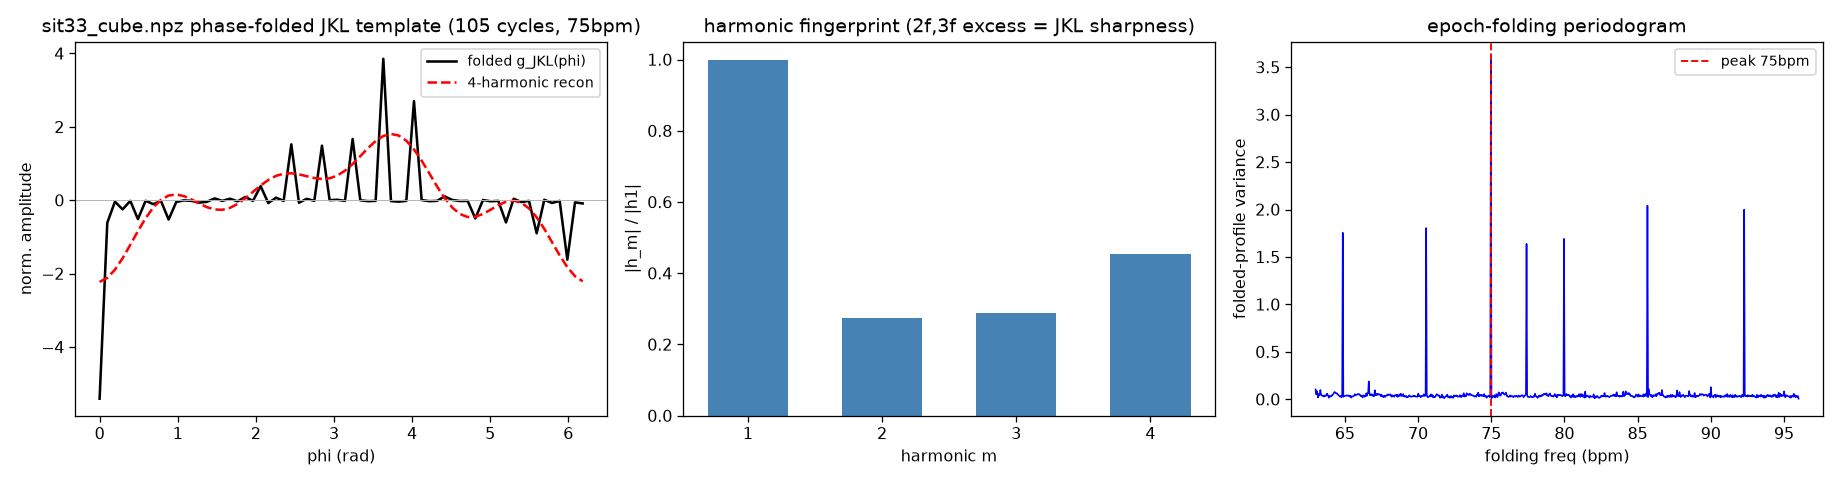

This chart was generated by the following Python code:
"""M2 step 1 — learn a PHASE-NORMALIZED JKL cardiac template g_JKL(phi) from clean
beats and Fourier-expand to fixed coeffs {p_m,q_m} for the M2 EKF cardiac term.

Two fixes over beat_morph.py's template:
  1. PHASE-normalized averaging. beat_morph averages beats in a FIXED 0.40s TIME
     window; at tachy the IBI changes (0.47s early -> 0.65s late), so the same window
     smears the very harmonic ratios that ARE the JKL fingerprint. Here each inter-beat
     interval is resampled to N bins over phi in [0,2pi) -> rate-invariant shape.
  2. WIDE band for shape, NARROW band for detection. The JKL sharp deflection puts
     energy in 2f_H,3f_H; beat_morph's residual bandpass[1.0,2.8] CUTS those (at tachy
     2.18Hz, 2f=4.4/3f=6.5Hz are above 2.8) -> the learned shape collapses to a sine
     with NO fingerprint. So detect beats on the narrow-band residual (good SNR) but
     LEARN the shape on a wide-band residual (keeps the harmonics).

Output: g_JKL(phi), coeffs {p_m,q_m}_1..M (unit-RMS), the fingerprint magnitude ratios
|h2|/|h1|,|h3|/|h1|, and a plot. These coeffs are frozen into joint_ekf.py's cardiac
term in M2 step 2:  y_H = a_H * sum_m [p_m cos(m phi_H) + q_m sin(m phi_H)].

    python learn_jkl_template.py                       # tachy3 whole (clean, flat 85)
    python learn_jkl_template.py tachy2_cube.npz 0 30   # tachy2 early strong beats
"""
import argparse
import numpy as np
from scipy.signal import find_peaks
import matplotlib; matplotlib.use("Agg"); import matplotlib.pyplot as plt
from bcg_vitals import bandpass, sqi, demod_channels, estimate_rr, RR_LO, RR_HI
from peak_cycle_probe import peak_cycle_subtract

FPS = 18.78
DET_LO, DET_HI = 1.0, 2.8        # narrow band: detect beats (SNR on the fundamental)
SHAPE_LO = 1.0                    # wide band low; high = keep 2f,3f (set per Nyquist)


def load_residuals(path, i0, i1, ntop=6):
    """Return (s_shape, f0, shape_hi): the cardiac residual over frames [i0,i1) for shape
    learning. Breathing is removed by PRECISE brick-wall NOTCHING of the whole k*f0 comb
    (bcg_vitals.bandpass notch_f0) on the chest bin -- this collapsed the folding 'noise
    forest' (residual breathing) that peak_cycle_subtract left, sharpening the tachy3
    cardiac peak from max/med 38.8 -> 85.6 (user: RR is fully known, subtract it exactly
    first, THEN the JKL fingerprint emerges). Wide band [SHAPE_LO, ~7Hz] keeps 2f,3f."""
    d = np.load(path, allow_pickle=True)
    cube = np.asarray(d["snapshots"], np.complex64)
    counts = d["counts"].astype(int); bins = d["bins"].astype(int)
    C = cube[:, :int(counts.min()), :]
    chans = demod_channels(C, bins)
    _, f0, _, _ = estimate_rr(chans, FPS)
    rr = np.array([sqi(bandpass(c, FPS, RR_LO, RR_HI), FPS, RR_LO, RR_HI) for c in chans])
    top = np.argsort(rr)[::-1][:ntop]
    shape_hi = min(7.0, FPS / 2 - 0.5)
    chest = chans[top[0]][i0:i1]
    s_shape = bandpass(chest, FPS, SHAPE_LO, shape_hi, notch_f0=f0)  # notch k*f0 comb
    return s_shape / (s_shape.std() + 1e-9), f0, shape_hi


def _profile(s_shape, f, t, N):
    """Fold s_shape at frequency f: average by phase phi=2pi f t (mod 2pi) into N bins."""
    ph = (f * t) % 1.0
    idx = np.minimum((ph * N).astype(int), N - 1)
    prof = np.zeros(N); cnt = np.zeros(N)
    np.add.at(prof, idx, s_shape); np.add.at(cnt, idx, 1)
    prof = prof / np.maximum(cnt, 1)
    return prof - prof.mean()


def learn_template(s_shape, f_lo, f_hi, N=64, M=4, nf=800):
    """EPOCH FOLDING (no per-beat detection). Search cardiac f in [f_lo,f_hi] maximizing
    the folded-profile variance (phase-coherent power = epoch-folding periodogram), then
    fold the WIDE-band residual at that f into g(phi). Robust at far range / low SNR where
    peak detection over-counts. f_lo/f_hi are a TIGHT prior around the labeled clean
    segment's known rate (legit: template is learned once from a labeled segment, frozen).
    Fourier-expand g -> {p_m,q_m}_1..M (unit-RMS)."""
    t = np.arange(len(s_shape)) / FPS
    fs = np.linspace(f_lo, f_hi, nf)
    var = np.array([np.var(_profile(s_shape, f, t, N)) for f in fs])
    f = fs[int(np.argmax(var))]
    g = _profile(s_shape, f, t, N)
    # Fourier: g(phi) ~ sum_m p_m cos(m phi) + q_m sin(m phi)
    phi = np.arange(N) / N * 2 * np.pi
    p = np.array([2.0 / N * np.sum(g * np.cos(m * phi)) for m in range(1, M + 1)])
    q = np.array([2.0 / N * np.sum(g * np.sin(m * phi)) for m in range(1, M + 1)])
    rms = np.sqrt(0.5 * np.sum(p ** 2 + q ** 2))      # RMS of the M-harmonic template
    p, q = p / rms, q / rms
    ncyc = (t[-1] * f)                                # cardiac cycles folded
    return g, p, q, f, int(ncyc), fs, var


def recon(p, q, phi):
    return sum(p[m] * np.cos((m + 1) * phi) + q[m] * np.sin((m + 1) * phi)
              for m in range(len(p)))


def main():
    global FPS
    ap = argparse.ArgumentParser()
    ap.add_argument("path", nargs="?", default="tachy3_cube.npz")
    ap.add_argument("t0", nargs="?", type=float, default=0.0)
    ap.add_argument("t1", nargs="?", type=float, default=None)
    ap.add_argument("--flo", type=float, default=1.30, help="cardiac f search low Hz")
    ap.add_argument("--fhi", type=float, default=1.55, help="cardiac f search high Hz")
    ap.add_argument("--fps", type=float, default=FPS, help="frame rate (sit33 3.3m=20fps)")
    ap.add_argument("-M", type=int, default=4, help="template harmonics")
    ap.add_argument("-N", type=int, default=64, help="phase bins per cycle")
    a = ap.parse_args()
    FPS = a.fps

    d = np.load(a.path, allow_pickle=True)
    T_all = int(d["counts"].astype(int).min())
    i0 = int(a.t0 * FPS)
    i1 = int(a.t1 * FPS) if a.t1 is not None else T_all
    i1 = min(i1, T_all)

    s_shape, f0, shape_hi = load_residuals(a.path, i0, i1)
    print(f"{a.path}  {a.t0:.0f}-{i1/FPS:.0f}s  RR f0={f0*60:.1f}rpm  "
          f"shape band [{SHAPE_LO},{shape_hi:.1f}]Hz  fold search [{a.flo},{a.fhi}]Hz")

    g, p, q, f, ncyc, fs, var = learn_template(s_shape, a.flo, a.fhi, N=a.N, M=a.M)
    mag = np.hypot(p, q)                               # |h_m|
    print(f"folded f={f:.3f}Hz ({f*60:.0f}bpm)  over {ncyc} cardiac cycles")
    print("  m :   p_m      q_m     |h_m|   |h_m|/|h1|")
    for m in range(a.M):
        print(f"  {m+1} : {p[m]:+7.3f}  {q[m]:+7.3f}  {mag[m]:6.3f}   {mag[m]/mag[0]:6.3f}")
    print(f"  fingerprint: |h2|/|h1|={mag[1]/mag[0]:.3f}  |h3|/|h1|={mag[2]/mag[0]:.3f}"
          + (f"  |h4|/|h1|={mag[3]/mag[0]:.3f}" if a.M >= 4 else ""))
    print("  p_m =", np.array2string(p, precision=4, separator=", "))
    print("  q_m =", np.array2string(q, precision=4, separator=", "))

    # --- plot: folded template + M-harmonic recon | harmonic bars | folding periodogram
    phi = np.arange(a.N) / a.N * 2 * np.pi
    gr = recon(p, q, phi)
    gr = gr / (np.sqrt(np.mean(gr ** 2)) + 1e-9) * (np.sqrt(np.mean(g ** 2)))
    fig, ax = plt.subplots(1, 3, figsize=(16, 4.2))
    ax[0].plot(phi, g / (g.std() + 1e-9), "k-", lw=1.6, label="folded g_JKL(phi)")
    ax[0].plot(phi, gr / (g.std() + 1e-9), "r--", lw=1.6, label=f"{a.M}-harmonic recon")
    ax[0].axhline(0, color="0.7", lw=0.6)
    ax[0].set_xlabel("phi (rad)"); ax[0].set_ylabel("norm. amplitude")
    ax[0].set_title(f"{a.path} phase-folded JKL template ({ncyc} cycles, {f*60:.0f}bpm)")
    ax[0].legend(fontsize=9)
    ax[1].bar(np.arange(1, a.M + 1), mag / mag[0], color="steelblue", width=0.6)
    ax[1].set_xlabel("harmonic m"); ax[1].set_ylabel("|h_m| / |h1|")
    ax[1].set_title("harmonic fingerprint (2f,3f excess = JKL sharpness)")
    ax[1].set_xticks(np.arange(1, a.M + 1))
    ax[2].plot(fs * 60, var, "b-", lw=1.0)
    ax[2].axvline(f * 60, color="r", ls="--", lw=1.2, label=f"peak {f*60:.0f}bpm")
    ax[2].set_xlabel("folding freq (bpm)"); ax[2].set_ylabel("folded-profile variance")
    ax[2].set_title("epoch-folding periodogram"); ax[2].legend(fontsize=9)
    plt.tight_layout(); plt.savefig("learn_jkl_template.png", dpi=115)
    print("saved learn_jkl_template.png")


if __name__ == "__main__":
    main()
